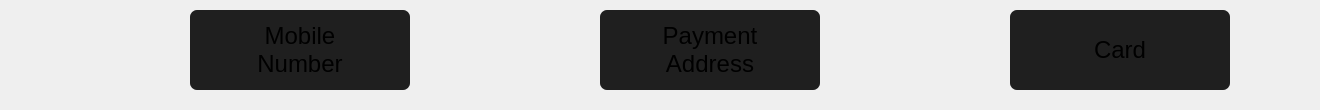
         <widget class="QWidget" name="widget_30" native="true">
          <property name="geometry">
           <rect>
            <x>-40</x>
            <y>90</y>
            <width>1320</width>
            <height>110</height>
           </rect>
          </property>
          <widget class="QLabel" name="label_102">
           <property name="geometry">
            <rect>
             <x>90</x>
             <y>0</y>
             <width>100</width>
             <height>100</height>
            </rect>
           </property>
           <property name="minimumSize">
            <size>
             <width>0</width>
             <height>0</height>
            </size>
           </property>
           <property name="maximumSize">
            <size>
             <width>100</width>
             <height>100</height>
            </size>
           </property>
           <property name="text">
            <string/>
           </property>
           <property name="pixmap">
            <pixmap resource="assets2.qrc">:/new/prefix2/mobile.png</pixmap>
           </property>
           <property name="scaledContents">
            <bool>true</bool>
           </property>
          </widget>
          <widget class="QLabel" name="label_103">
           <property name="geometry">
            <rect>
             <x>910</x>
             <y>0</y>
             <width>100</width>
             <height>100</height>
            </rect>
           </property>
           <property name="minimumSize">
            <size>
             <width>0</width>
             <height>0</height>
            </size>
           </property>
           <property name="maximumSize">
            <size>
             <width>100</width>
             <height>100</height>
            </size>
           </property>
           <property name="text">
            <string/>
           </property>
           <property name="pixmap">
            <pixmap resource="assets2.qrc">:/new/prefix2/card.png</pixmap>
           </property>
           <property name="scaledContents">
            <bool>true</bool>
           </property>
          </widget>
          <widget class="QPushButton" name="pushButton_102">
           <property name="geometry">
            <rect>
             <x>190</x>
             <y>10</y>
             <width>220</width>
             <height>80</height>
            </rect>
           </property>
           <property name="font">
            <font>
             <pointsize>18</pointsize>
            </font>
           </property>
           <property name="styleSheet">
            <string notr="true">background-color: rgb(31, 31, 31);
border-radius:7px;</string>
           </property>
           <property name="text">
            <string>Mobile
Number</string>
           </property>
          </widget>
          <widget class="QLabel" name="label_104">
           <property name="geometry">
            <rect>
             <x>500</x>
             <y>0</y>
             <width>100</width>
             <height>100</height>
            </rect>
           </property>
           <property name="minimumSize">
            <size>
             <width>0</width>
             <height>0</height>
            </size>
           </property>
           <property name="maximumSize">
            <size>
             <width>100</width>
             <height>100</height>
            </size>
           </property>
           <property name="text">
            <string/>
           </property>
           <property name="pixmap">
            <pixmap resource="assets2.qrc">:/new/prefix2/paymentAddress.png</pixmap>
           </property>
           <property name="scaledContents">
            <bool>true</bool>
           </property>
          </widget>
          <widget class="QPushButton" name="pushButton_103">
           <property name="geometry">
            <rect>
             <x>600</x>
             <y>10</y>
             <width>220</width>
             <height>80</height>
            </rect>
           </property>
           <property name="font">
            <font>
             <pointsize>18</pointsize>
            </font>
           </property>
           <property name="styleSheet">
            <string notr="true">background-color: rgb(31, 31, 31);
border-radius:7px;</string>
           </property>
           <property name="text">
            <string>Payment
Address</string>
           </property>
          </widget>
          <widget class="QPushButton" name="pushButton_104">
           <property name="geometry">
            <rect>
             <x>1010</x>
             <y>10</y>
             <width>220</width>
             <height>80</height>
            </rect>
           </property>
           <property name="font">
            <font>
             <pointsize>18</pointsize>
            </font>
           </property>
           <property name="styleSheet">
            <string notr="true">background-color: rgb(31, 31, 31);
border-radius:7px;</string>
           </property>
           <property name="text">
            <string>Card</string>
           </property>
          </widget>
         </widget>
